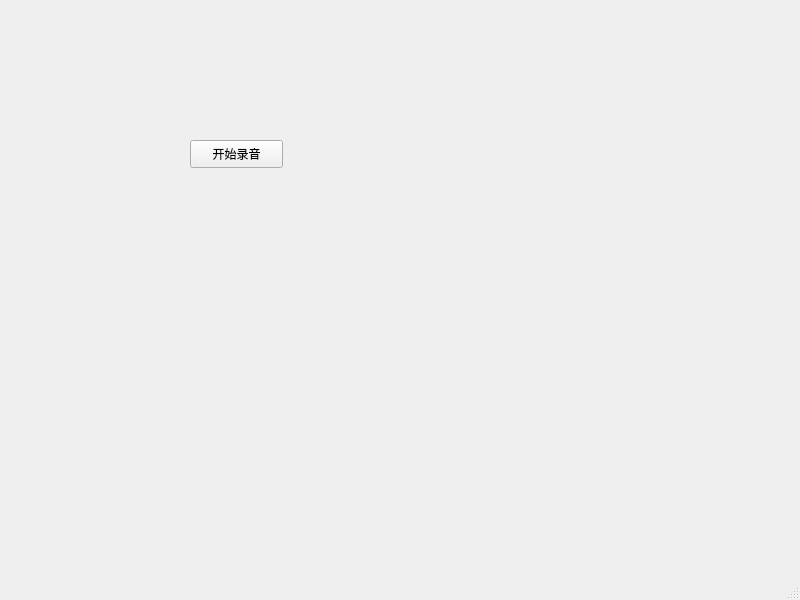
<?xml version="1.0" encoding="UTF-8"?>
<ui version="4.0">
 <class>MainWindow</class>
 <widget class="QMainWindow" name="MainWindow">
  <property name="geometry">
   <rect>
    <x>0</x>
    <y>0</y>
    <width>800</width>
    <height>600</height>
   </rect>
  </property>
  <property name="windowTitle">
   <string>MainWindow</string>
  </property>
  <widget class="QWidget" name="centralwidget">
   <widget class="QPushButton" name="pushButton">
    <property name="geometry">
     <rect>
      <x>190</x>
      <y>140</y>
      <width>93</width>
      <height>28</height>
     </rect>
    </property>
    <property name="text">
     <string>开始录音</string>
    </property>
   </widget>
  </widget>
  <widget class="QMenuBar" name="menubar">
   <property name="geometry">
    <rect>
     <x>0</x>
     <y>0</y>
     <width>800</width>
     <height>26</height>
    </rect>
   </property>
  </widget>
  <widget class="QStatusBar" name="statusbar"/>
 </widget>
 <resources/>
 <connections/>
</ui>
